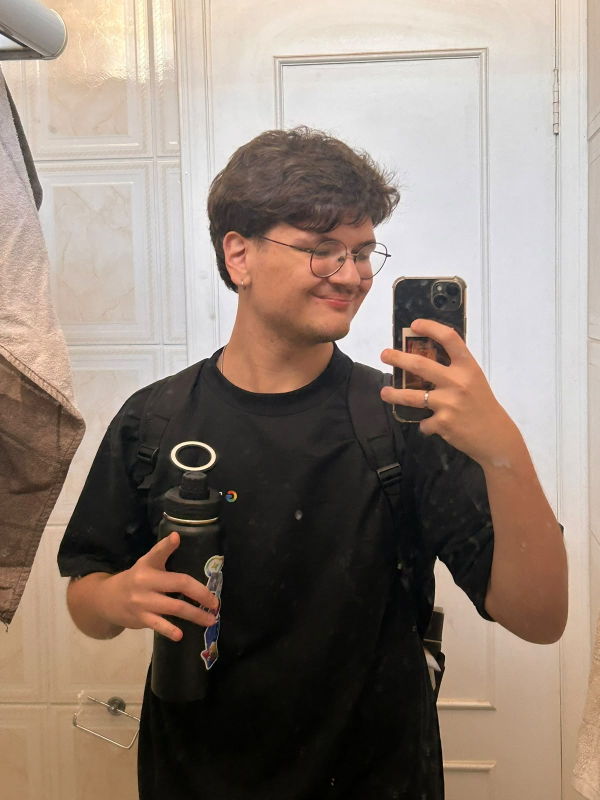
#> input picture referencias/Eduardo-Google.jpeg, 1200 x 1600 px, given in place of nome-tipo.png, which was not available (shown at 1/2 size)
$ python otimizar.py ../referencias
#> lines starting #> are read from the running program, lines starting #| are printed output that depends on the picture
"""Gera as imagens do site em AVIF e WebP, em vários tamanhos (srcset), a partir dos recortes.
Uso: python tools/otimizar.py <raiz do projeto>
Fontes: assets-recortados/ e assets-ml/ (recortes), referencias/ (fotos) e assets-fontes ignorado.
Saída: public/img/<nome>-<largura>.avif|webp"""
import os, sys
from PIL import Image, ImageFilter

root = sys.argv[1]
out_dir = os.path.join(root, 'public', 'img')
AV = dict(quality=58, speed=5)       # AVIF: ~40% menor que WebP com qualidade equivalente
WP = dict(quality=82, method=6)
INK = (6, 8, 20)


def salvar(im: Image.Image, nome: str, larguras):
    for w in larguras:
        v = im if im.width == w else im.resize((w, round(im.height * w / im.width)), Image.LANCZOS)
        v.save(os.path.join(out_dir, f'{nome}-{w}.avif'), 'AVIF', **AV)
        v.save(os.path.join(out_dir, f'{nome}-{w}.webp'), 'WEBP', **WP)
        print(f'{nome}-{w}', v.size, os.path.getsize(os.path.join(out_dir, f'{nome}-{w}.avif')) // 1024, 'KB avif /',
              os.path.getsize(os.path.join(out_dir, f'{nome}-{w}.webp')) // 1024, 'KB webp')


def abrir(caminho):
#> called with caminho = 'assets-recortados/nome-tipo.png'
    return Image.open(os.path.join(root, caminho)).convert('RGBA')


def com_sombra(src: Image.Image, largura_max: int):
    """sombra sólida (tinta) deslocada para baixo, assada na imagem"""
    src = src.resize((largura_max, round(src.height * largura_max / src.width)), Image.LANCZOS)
    off = max(4, round(largura_max * 0.022))
    out = Image.new('RGBA', (src.width, src.height + off), (0, 0, 0, 0))
    sh = Image.new('RGBA', src.size, INK + (0,))
    sh.putalpha(src.getchannel('A').point(lambda v: int(v * 0.92)))
    out.alpha_composite(sh, (0, off))
    out.alpha_composite(src, (0, 0))
    return out


# nome em tipografia (opção B do Gemini, recortada por tools/recortar_nome.py)
salvar(abrir('assets-recortados/nome-tipo.png'), 'nome-tipo', [640, 1100, 2000])
#> the loop in salvar, `for w in larguras:` made 1 pass
#> w on pass 1: 640
#> pass 1, in salvar, `v = im if im.width == w else im.resize((w, round(im.height * w / im.wi..`:
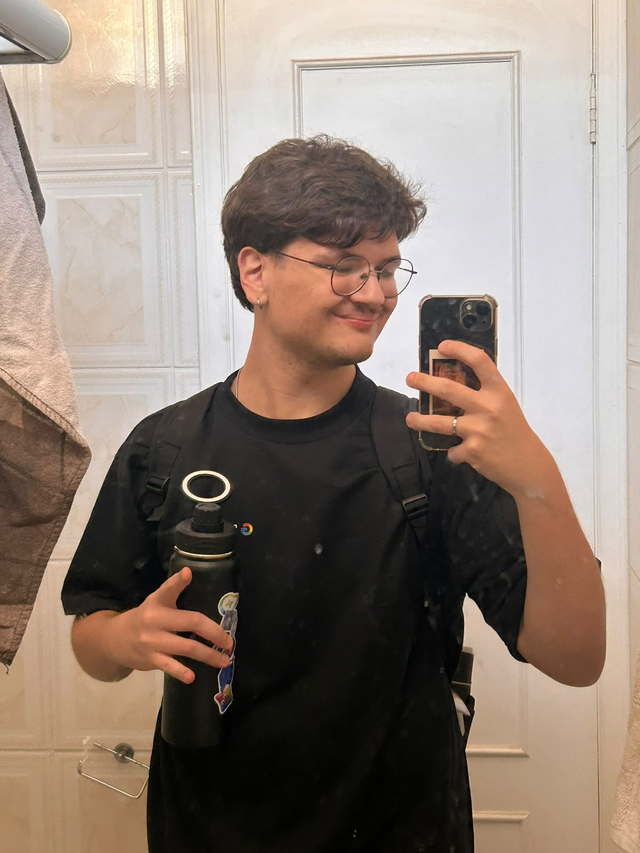
#> v: PIL image 640x853 RGBA; mean R, G, B, A 144.2, 129.4, 118.6, 255
#> (the run stopped early here; a loop or call above may not have finished)

$ run again, on referencias/Eduardo-Unicamp.jpeg
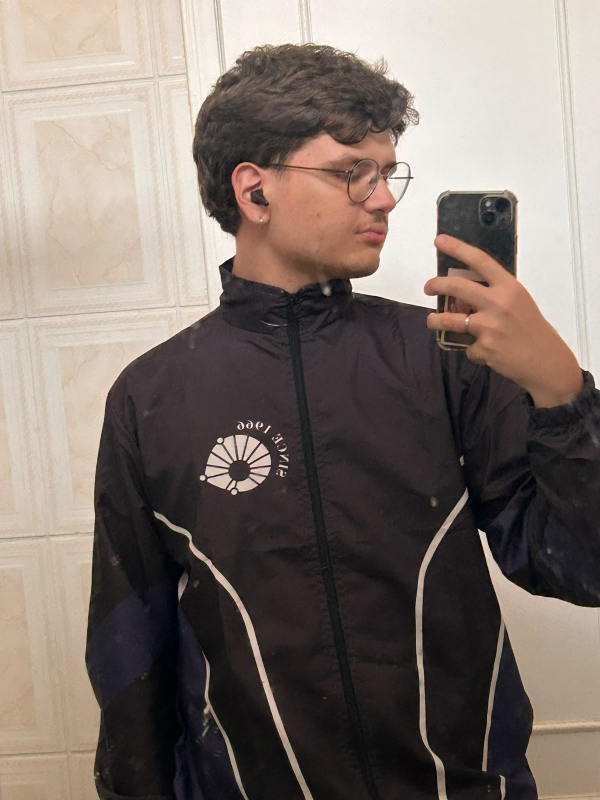
#> input picture referencias/Eduardo-Unicamp.jpeg, 1200 x 1600 px, given in place of nome-tipo.png, which was not available (shown at 1/2 size)
#> the loop in salvar, `for w in larguras:` made 1 pass
#> w on pass 1: 640
#> pass 1, in salvar, `v = im if im.width == w else im.resize((w, round(im.height * w / im.wi..`:
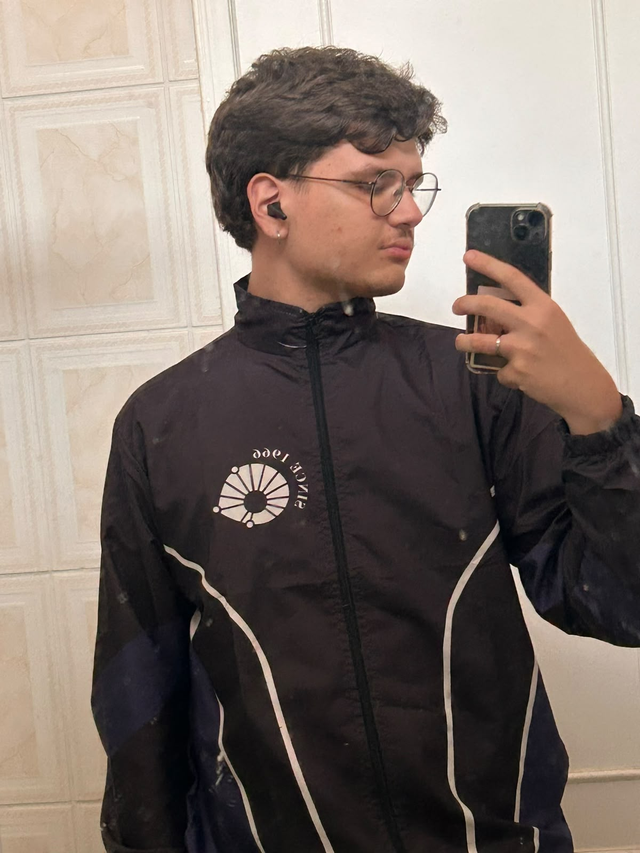
#> v: PIL image 640x853 RGBA; mean R, G, B, A 126, 114.5, 107.5, 255

$ run again, on referencias/Eduardo-capa-terno.jpeg
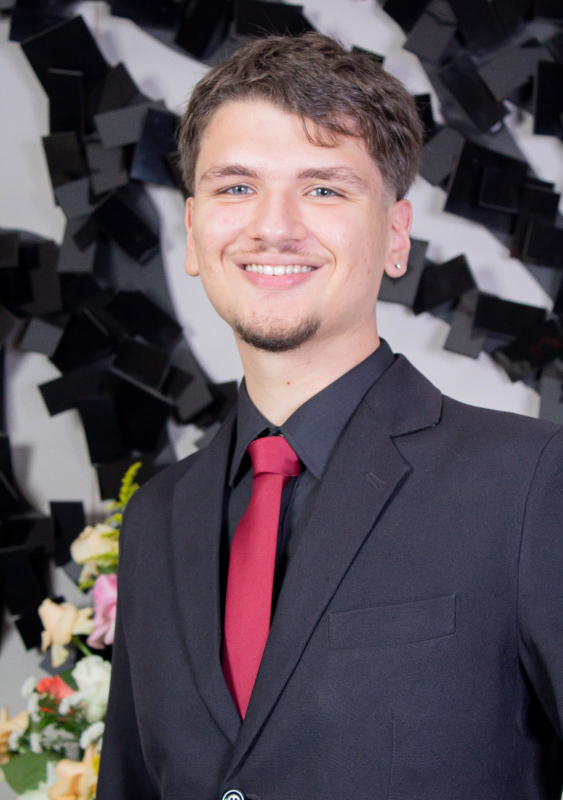
#> input picture referencias/Eduardo-capa-terno.jpeg, 1125 x 1600 px, given in place of nome-tipo.png, which was not available (shown at 1/2 size)
#> the loop in salvar, `for w in larguras:` made 1 pass
#> w on pass 1: 640
#> pass 1, in salvar, `v = im if im.width == w else im.resize((w, round(im.height * w / im.wi..`:
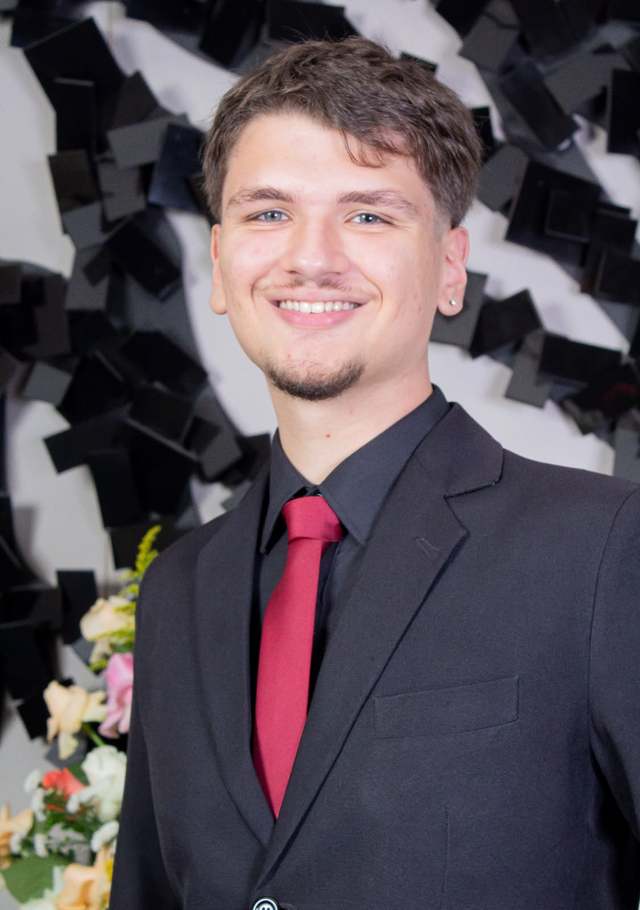
#> v: PIL image 640x910 RGBA; mean R, G, B, A 89.3, 80.1, 87.2, 255
